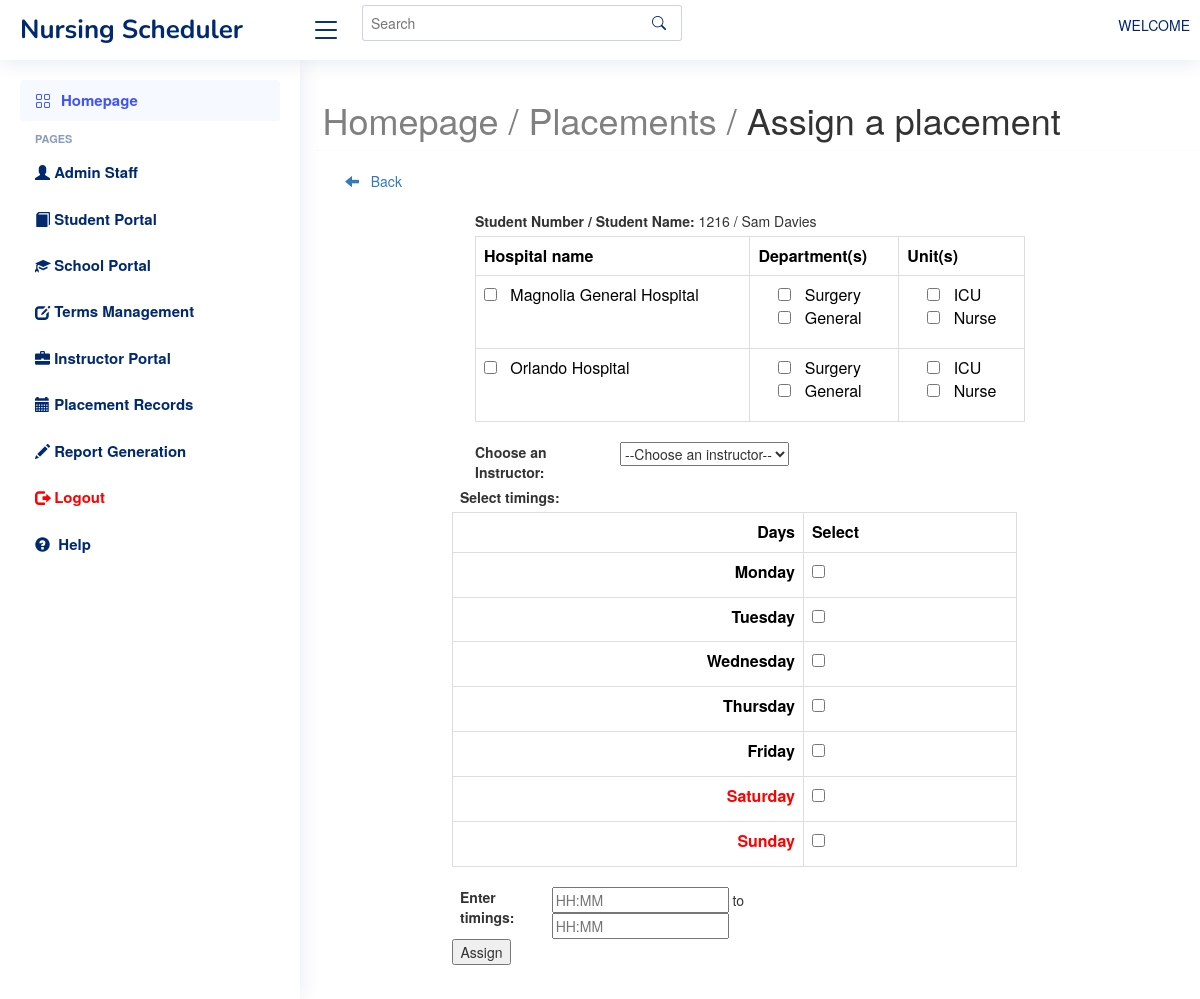
Screenshot of /public/placements/assign_placement.php?id=1216 with the database file from the repository.
### tables this page shows
CREATE TABLE `students` (
  `student_number` bigint(20) UNSIGNED NOT NULL,
  `first_name` varchar(30) NOT NULL,
  `last_name` varchar(30) NOT NULL,
  `middle_name` varchar(30) DEFAULT NULL,
  `uwin_email` varchar(30) NOT NULL,
  `school_id` varchar(191) NOT NULL,
  `home_address` varchar(50) NOT NULL,
  `home_city` varchar(50) NOT NULL,
  `prov_id` bigint(20) UNSIGNED NOT NULL,
  `home_postal_code` varchar(6) NOT NULL,
  `phone1` varchar(15) NOT NULL,
  `phone2` varchar(15) DEFAULT NULL,
  `start_term` varchar(191) NOT NULL,
  `year` int(20) NOT NULL,
  `status` int(11) NOT NULL,
  `comments` varchar(255) NOT NULL,
  `created_at` timestamp NULL DEFAULT NULL,
  `updated_at` timestamp NULL DEFAULT NULL,
  `h_name` varchar(255) NOT NULL,
  `h_department` varchar(255) NOT NULL,
  `h_unit` varchar(255) NOT NULL
);

CREATE TABLE `hospital_names` (
  `id` int(255) NOT NULL,
  `h_name` varchar(255) NOT NULL,
  `h_address` varchar(255) NOT NULL,
  `h_department` varchar(255) NOT NULL,
  `h_unit` varchar(255) NOT NULL,
  `student_number` int(255) NOT NULL
);

### public/placements/assign_placement.php (the view, shortened to what this page needs)
<?php
include "../../private/header.php";
include "../../private/db.php";
$num = $_GET['id'];
?>
<body>
	<main id = "main" class = "main">
		<div class="row">
		<h1><span style="color:grey">Homepage / Placements / </span> Assign a placement </h1>
		<hr>
	</div>
	<div class="col-lg-12" style="text-align:left; margin-bottom:20px;" >
	<a href="placements.php" class=""><span class="glyphicon glyphicon-arrow-left"></span> &nbsp Back</a>
	</div>
	<div class="row">
		<div class="col-lg-8 offset-lg-2">
			<label>Student Number / Student Name:</label>
			<?php
				$sql = "SELECT * FROM students WHERE student_number = $num";
				$esql = mysqli_query($conn, $sql);
				$results = mysqli_fetch_all($esql, MYSQLI_ASSOC);
				foreach($results as $r)
				{
			?>
			<?php echo $r['student_number']; ?> / <?php echo $r['first_name']; ?> <?php echo $r['middle_name']; ?> <?php echo $r['last_name']; ?>
			<?php
				}
			?>
		</div>
	</div>
		<div class="row">
		<div class="col-lg-8 offset-lg-2">
		<form action="assign_placement_insert.php?st=<?php echo $num; ?>" method="post">
			<table class="table table-bordered">
			<tr>
				<th>Hospital name</th>
				<th>Department(s)</th>
				<th>Unit(s)</th>
			</tr>
			<?php
				$hospitals = "SELECT * FROM hospital_names";
				$ehospitals = mysqli_query($conn, $hospitals);
				$rhospitals = mysqli_fetch_all($ehospitals, MYSQLI_ASSOC);
				foreach($rhospitals as $h)
				{
			?>
			<tr>
				<td><input type="checkbox" name="hname[]" value="<?php echo $h['h_name']; ?>"> &nbsp <?php echo $h['h_name']; ?></td>
				<td>
					<?php
						$dept = explode(",", $h['h_department']);
						$value_count = count($dept);
					?>
					<ul style="list-style:none" >
					<?php
					for($x = 0; $x < $value_count; $x++)
					{
					?>
						<li><input type="checkbox" name="hdepartment[]" value="<?php echo $dept[$x]; ?>"> &nbsp <?php echo $dept[$x]; ?></li>
					<?php
							}
					?>
					</ul>
				</td>
				<td>
					<?php
						$dept = explode(",", $h['h_unit']);
						$value_count = count($dept);
					?>
					<ul style="list-style:none;">
					<?php
					for($x = 0; $x < $value_count; $x++)
					{
					?>
						<li><input name = "hunits[]" type="checkbox"  value="<?php echo $dept[$x]; ?>"> &nbsp <?php echo $dept[$x]; ?></li>
					<?php
							}
					?>
					</ul>
				</td>
			</tr>
			<?php
				}
			?>
			</table>
			<div class="row">
				<div class="col-lg-3">
					<label>Choose an Instructor:</label>
				</div>
				<div class="col-lg-3">
					<select name="inst">
						<option>--Choose an instructor--</option>
					</select>
			</div>
			<div class="row">
					<label>Select timings:</label>
					<table class="table table-bordered">
					<tr>
						<th style="text-align:right">Days</th>
						<th>Select</th>
					</tr>
					<tr >
						<td style="text-align:right"><label id="monday">Monday</label></td>
						<td><input type="checkbox" id="monday" name="days[]" value="monday"></td>
					</tr>
					<tr>
						<td style="text-align:right"><label id="tuesday">Tuesday</label></td>
						<td><input type="checkbox" id="tuesday" name="days[]" value="tuesday"></td>
					</tr>
					<tr>
						<td style="text-align:right"><label id="monday">Wednesday</label></td>
						<td><input type="checkbox" id="wednesday" name="days[]" value="wednesday"></td>
					</tr>
					<tr>
						<td style="text-align:right"><label id="thursday">Thursday</label></td>
						<td><input type="checkbox" id="thursday" name="days[]" value="thursday"></td>
					</tr>
					<tr>
						<td style="text-align:right"><label id="friday">Friday</label></td>
						<td><input type="checkbox" id="friday" name="days[]" value="friday"></td>
					</tr>
					<tr>
						<td style="text-align:right"><label id="saturday"><span style="color:red">Saturday</span></label></td>
						<td><input type="checkbox" id="saturday" name="days[]" value="saturday"></td>
					</tr>
					<tr>
						<td style="text-align:right"><label id="sunday"><span style="color:red">Sunday</span></label></td>
						<td><input type="checkbox" id="sunday" name="days[]" value="sunday"></td>
					</tr>
				</div>
			</div>
			<div class="row">
			<div class="col-lg-2">
				<label>Enter timings:</label>
			</div>
			<div class="col-lg-8">
				<input type="text" name="start" placeholder="HH:MM"> to <input type="text" name="end" placeholder="HH:MM">
			</div>
			<div class="row">
			<div class="col-lg-2">
			<input type="submit" value="Assign"></div>
			</div>
			</form>
		</div>
	</div>
	</main>
</body>

### public/placements/assets/css/style.css (style rules this page uses)
:root { scroll-behavior: smooth; }
body { font-family: "Open Sans", sans-serif; background: #f6f9ff; color: #444444; }
a { color: #4154f1; text-decoration: none; }
h1, h2, h3, h4, h5, h6 { font-family: "Nunito", sans-serif; }
#main { margin-top: 60px; padding: 20px 30px; transition: all 0.3s; }
@media (min-width: 1200px) { #main, #footer { margin-left: 300px; } }

### rows the page displays
students: student_number "1216", first_name "Sam", last_name "Davies"
hospital_names: h_name "Magnolia General Hospital", h_department "Surgery", h_department "General", h_unit "ICU", h_unit "Nurse"
hospital_names: h_name "Orlando Hospital", h_department "Surgery", h_department "General", h_unit "ICU", h_unit "Nurse"
